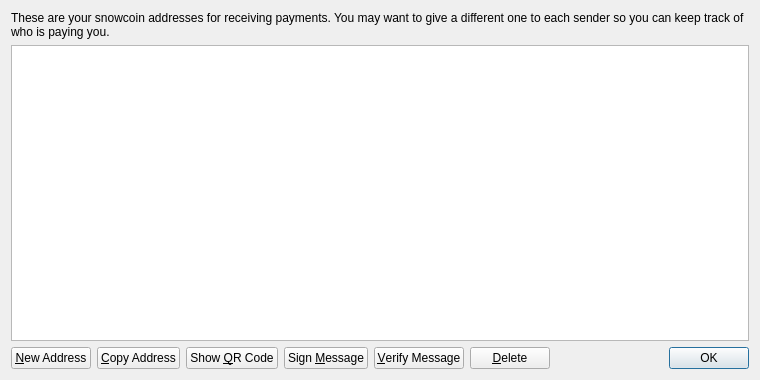
<?xml version="1.0" encoding="UTF-8"?>
<ui version="4.0">
 <class>AddressBookPage</class>
 <widget class="QWidget" name="AddressBookPage">
  <property name="geometry">
   <rect>
    <x>0</x>
    <y>0</y>
    <width>760</width>
    <height>380</height>
   </rect>
  </property>
  <property name="windowTitle">
   <string>Address Book</string>
  </property>
  <layout class="QVBoxLayout" name="verticalLayout">
   <item>
    <widget class="QLabel" name="labelExplanation">
     <property name="text">
      <string>These are your snowcoin addresses for receiving payments. You may want to give a different one to each sender so you can keep track of who is paying you.</string>
     </property>
     <property name="textFormat">
      <enum>Qt::PlainText</enum>
     </property>
     <property name="wordWrap">
      <bool>true</bool>
     </property>
    </widget>
   </item>
   <item>
    <widget class="QTableView" name="tableView">
     <property name="contextMenuPolicy">
      <enum>Qt::CustomContextMenu</enum>
     </property>
     <property name="toolTip">
      <string>Double-click to edit address or label</string>
     </property>
     <property name="tabKeyNavigation">
      <bool>false</bool>
     </property>
     <property name="alternatingRowColors">
      <bool>true</bool>
     </property>
     <property name="selectionMode">
      <enum>QAbstractItemView::SingleSelection</enum>
     </property>
     <property name="selectionBehavior">
      <enum>QAbstractItemView::SelectRows</enum>
     </property>
     <property name="sortingEnabled">
      <bool>true</bool>
     </property>
     <attribute name="verticalHeaderVisible">
      <bool>false</bool>
     </attribute>
    </widget>
   </item>
   <item>
    <layout class="QHBoxLayout" name="horizontalLayout">
     <item>
      <widget class="QPushButton" name="newAddressButton">
       <property name="toolTip">
        <string>Create a new address</string>
       </property>
       <property name="text">
        <string>&amp;New Address</string>
       </property>
       <property name="icon">
        <iconset resource="../bitcoin.qrc">
         <normaloff>:/icons/add</normaloff>:/icons/add</iconset>
       </property>
      </widget>
     </item>
     <item>
      <widget class="QPushButton" name="copyToClipboard">
       <property name="toolTip">
        <string>Copy the currently selected address to the system clipboard</string>
       </property>
       <property name="text">
        <string>&amp;Copy Address</string>
       </property>
       <property name="icon">
        <iconset resource="../bitcoin.qrc">
         <normaloff>:/icons/editcopy</normaloff>:/icons/editcopy</iconset>
       </property>
      </widget>
     </item>
     <item>
      <widget class="QPushButton" name="showQRCode">
       <property name="text">
        <string>Show &amp;QR Code</string>
       </property>
       <property name="icon">
        <iconset resource="../bitcoin.qrc">
         <normaloff>:/icons/qrcode</normaloff>:/icons/qrcode</iconset>
       </property>
      </widget>
     </item>
     <item>
      <widget class="QPushButton" name="signMessage">
       <property name="toolTip">
        <string>Sign a message to prove you own a snowcoin address</string>
       </property>
       <property name="text">
        <string>Sign &amp;Message</string>
       </property>
       <property name="icon">
        <iconset resource="../bitcoin.qrc">
         <normaloff>:/icons/edit</normaloff>:/icons/edit</iconset>
       </property>
      </widget>
     </item>
     <item>
      <widget class="QPushButton" name="verifyMessage">
       <property name="toolTip">
        <string>Verify a message to ensure it was signed with a specified snowcoin address</string>
       </property>
       <property name="text">
        <string>&amp;Verify Message</string>
       </property>
       <property name="icon">
        <iconset resource="../bitcoin.qrc">
         <normaloff>:/icons/transaction_0</normaloff>:/icons/transaction_0</iconset>
       </property>
      </widget>
     </item>
     <item>
      <widget class="QPushButton" name="deleteButton">
       <property name="toolTip">
        <string>Delete the currently selected address from the list</string>
       </property>
       <property name="text">
        <string>&amp;Delete</string>
       </property>
       <property name="icon">
        <iconset resource="../bitcoin.qrc">
         <normaloff>:/icons/remove</normaloff>:/icons/remove</iconset>
       </property>
      </widget>
     </item>
     <item>
      <spacer name="horizontalSpacer">
       <property name="orientation">
        <enum>Qt::Horizontal</enum>
       </property>
       <property name="sizeHint" stdset="0">
        <size>
         <width>40</width>
         <height>20</height>
        </size>
       </property>
      </spacer>
     </item>
     <item>
      <widget class="QDialogButtonBox" name="buttonBox">
       <property name="sizePolicy">
        <sizepolicy hsizetype="Maximum" vsizetype="Fixed">
         <horstretch>0</horstretch>
         <verstretch>0</verstretch>
        </sizepolicy>
       </property>
       <property name="standardButtons">
        <set>QDialogButtonBox::Ok</set>
       </property>
      </widget>
     </item>
    </layout>
   </item>
  </layout>
 </widget>
 <resources>
  <include location="../bitcoin.qrc"/>
 </resources>
 <connections/>
</ui>
